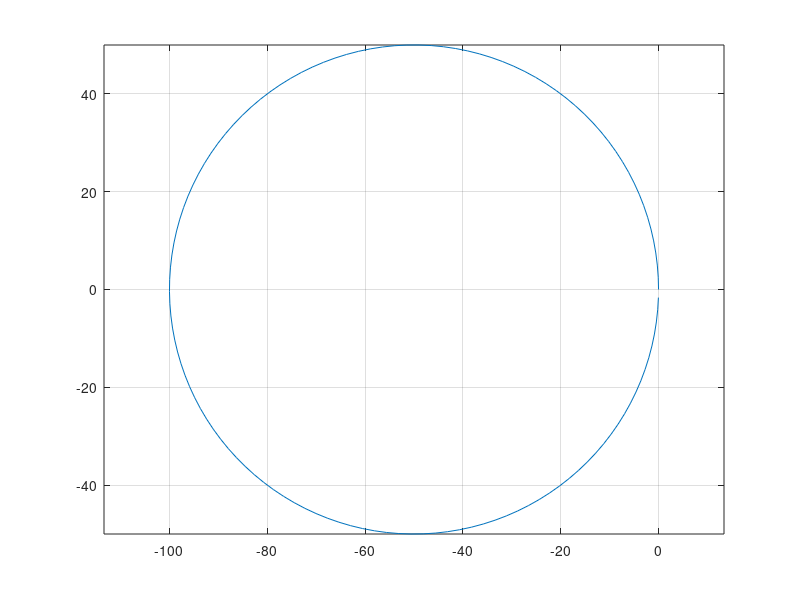

This chart was generated by the following MATLAB code:
% generates a circle as a test track for tracking control applications
close all; 

r = 50; 
phi = 0:0.05:2*pi; 
x_m = (cos(phi) - 1)*r; 
y_m = sin(phi)*r; 
s_m = [0, cumsum(sqrt(diff(x_m).^2+diff(y_m).^2))];
kappa_radpm = ones(length(x_m), 1)/r;
ax = zeros(length(x_m), 1); 
vx = ones(length(x_m), 1)*20;
banking = zeros(length(x_m), 1); 
figure; 
plot(x_m, y_m); 
axis equal; 
grid on; 

% write to csv
dlmwrite('Circle.csv', [s_m', x_m', y_m', phi', kappa_radpm, vx, ax, banking],';'); 


